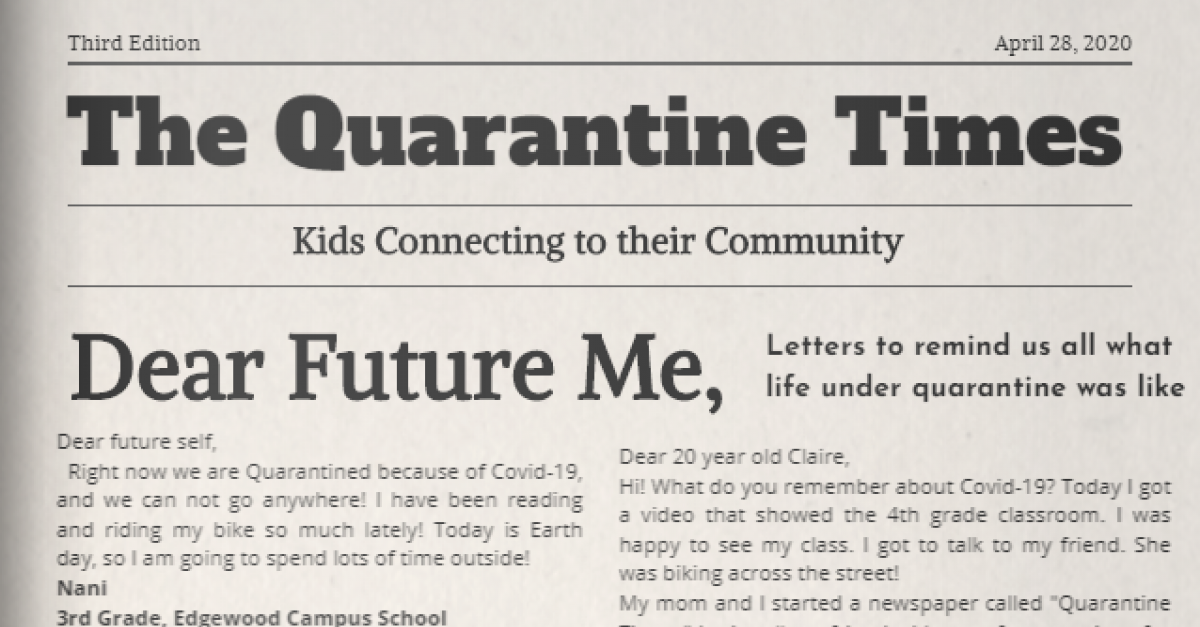
#> input picture DATA/5_gazete.png, 1200 x 627 px
$ jupyter execute --allow-errors sobel_edge_detect.ipynb   (older library calls are emulated)
#> lines starting #> are read from the running program, lines starting #| are printed output that depends on the picture
[cell 1]
import cv2
import matplotlib.pyplot as plt

[cell 2]
img = plt.imread("../DATA/5_gazete.png")
#> img is the input picture: shape (627, 1200, 4) float32; mean R, G, B, A 0.819, 0.805, 0.783, 1
imgGray = cv2.cvtColor(img, cv2.COLOR_RGB2GRAY)
#> (the rest of this cell did not finish here and is left out)

[cell 3]
Gx = cv2.Sobel(imgGray, cv2.CV_32F, dx=1, dy=0, ksize=3)
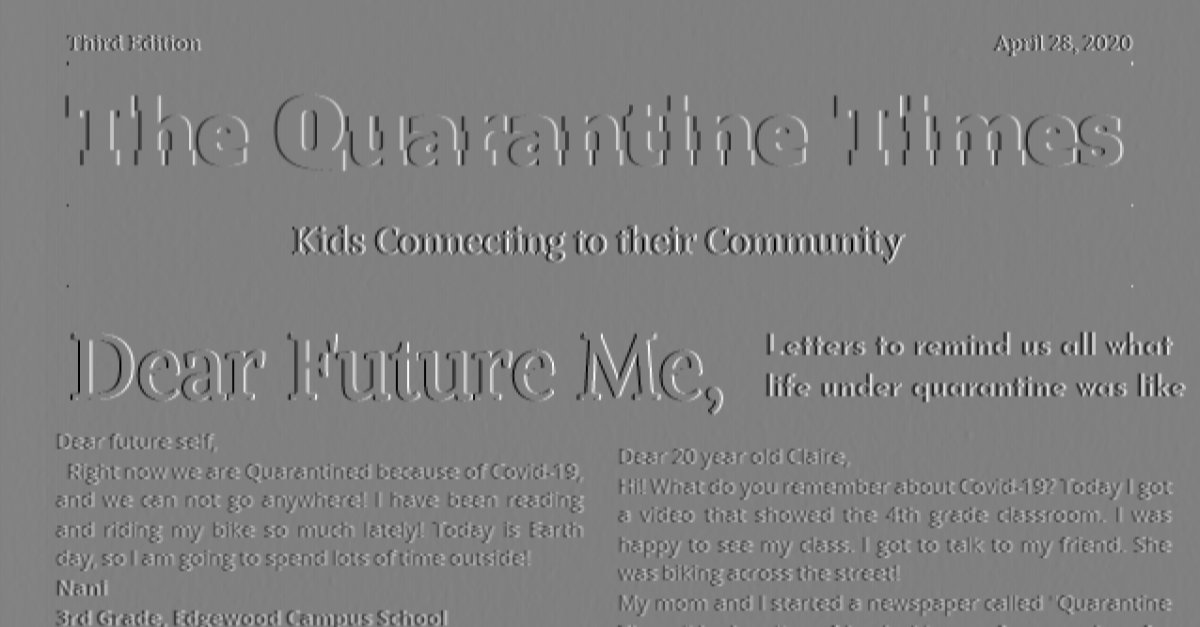
#> Gx: shape (627, 1200) float32; min -2.68, max 2.64, mean 0.00202; drawn with min black and max white

[cell 4]
Gy = cv2.Sobel(imgGray, cv2.CV_32F, dx=0, dy=1, ksize=3)
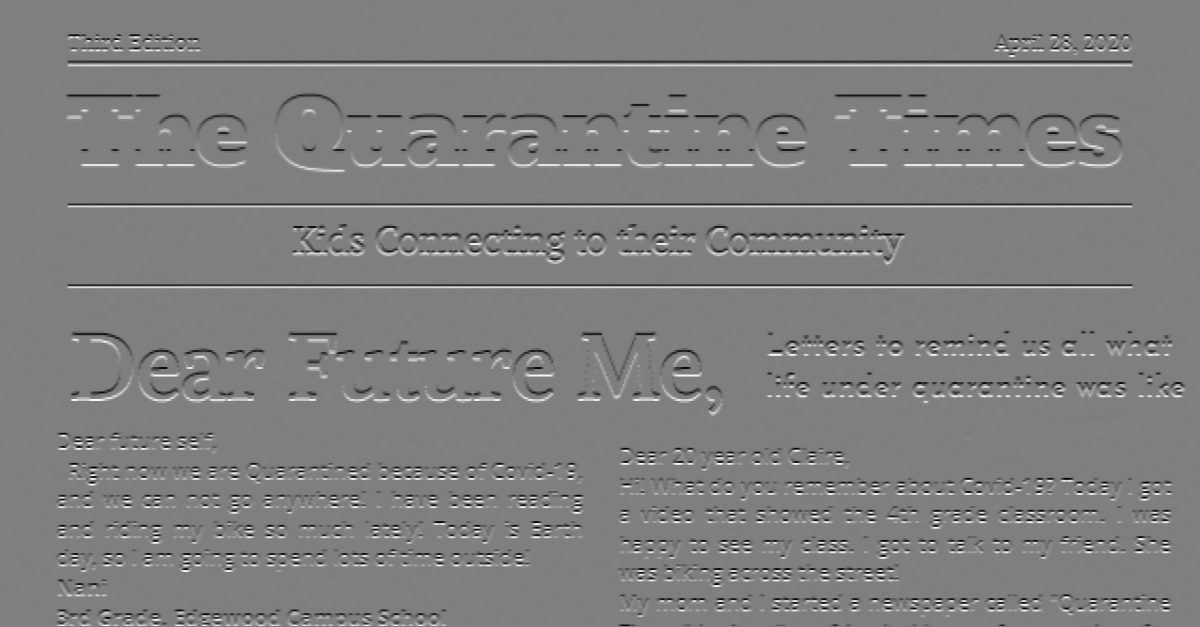
#> Gy: shape (627, 1200) float32; min -2.79, max 2.78, mean -2.96e-05; drawn with min black and max white

[cell 5]
G = cv2.sqrt((Gx * Gx) + (Gy * Gy))
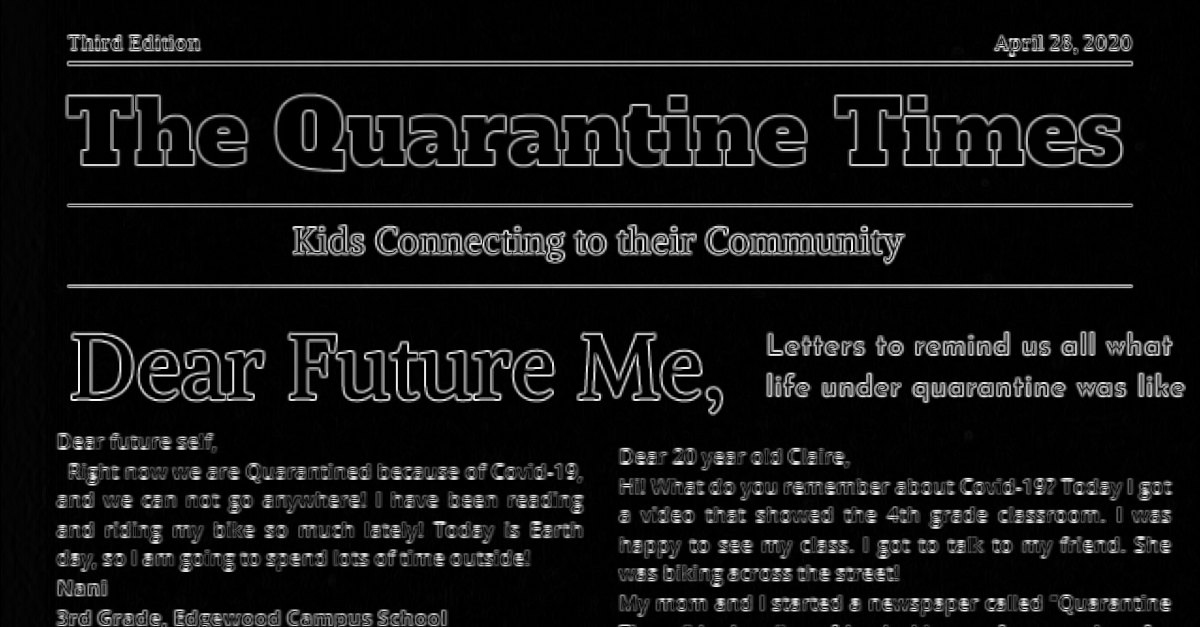
#> G: shape (627, 1200) float32; min 0, max 2.79, mean 0.219; drawn with min black and max white
